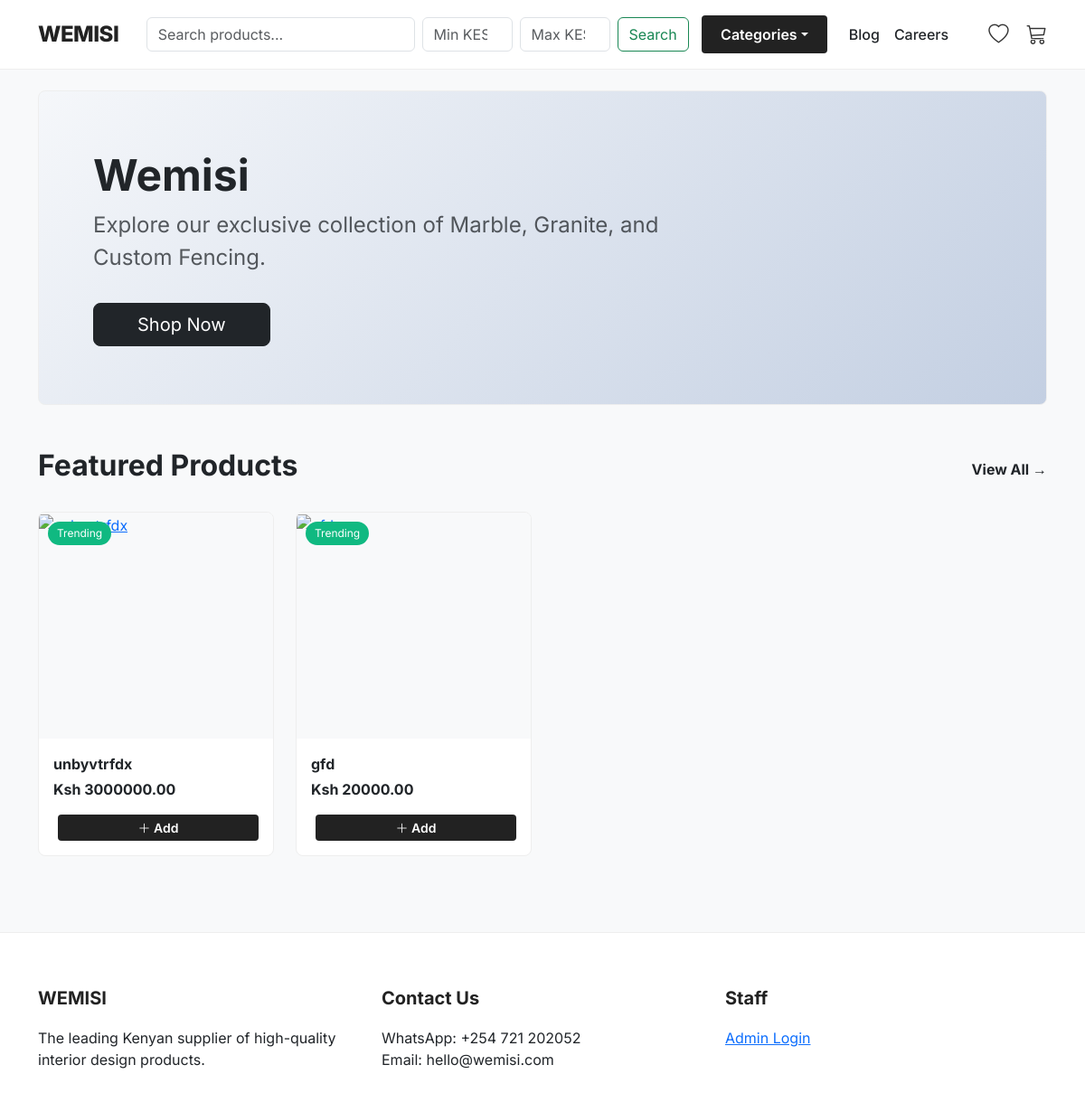
/, run on an earlier commit of the app's database.
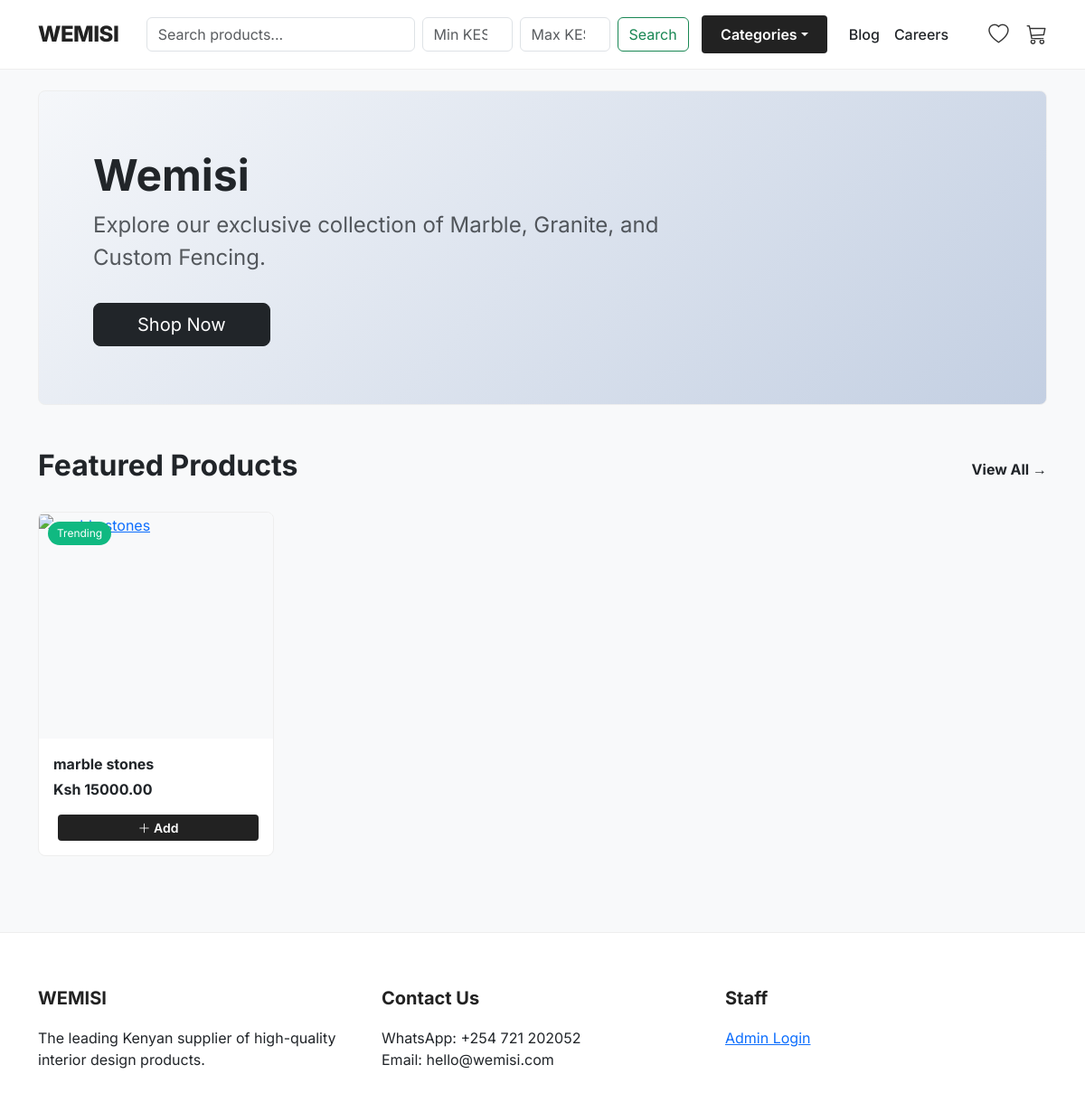
And on a later commit of the database.
### store/models.py (models this page shows, shortened)
class Product(models.Model):
    category = models.ForeignKey(Category, related_name='products', on_delete=models.CASCADE)
    name = models.CharField(max_length=200)
    description = models.TextField()
    price = models.DecimalField(max_digits=10, decimal_places=2)
    dimensions = models.CharField(max_length=100, blank=True, help_text="e.g. 10x10ft")
    image = models.ImageField(upload_to='products/')
    is_featured = models.BooleanField(default=False) # If true, shows on Homepage
    available = models.BooleanField(default=True)

### store/views.py (the view)
# urls.py: path('', views.home, name='home'),
def home(request):
    products = Product.objects.filter(available=True).order_by('-id')[:8]
    return render(request, 'store/home.html', {'products': products})

### store/context_processors.py (called while the page is built)
def categories_processor(request):
    return {'menu_categories': Category.objects.all()}

def cart_processor(request):
    cart = request.session.get('cart', {})
    cart_count = sum(cart.values())
    return {'cart_count': cart_count}

def wishlist_processor(request):
    wishlist = request.session.get('wishlist', [])
    return {'wishlist_count': len(wishlist)}

### mbele/templates/store/home.html (shortened to what this page needs)
{% extends 'store/base.html' %}
{% block content %}
<div class="p-5 mb-5 rounded-3" style="background: linear-gradient(135deg, #f5f7fa 0%, #c3cfe2 100%); border: 1px solid #eee;">
    <div class="container-fluid py-3">
      <h1 class="display-5 fw-bold text-dark">Wemisi </h1>
      <p class="col-md-8 fs-4 text-muted">Explore our exclusive collection of Marble, Granite, and Custom Fencing.</p>
      <a href="{% url 'store' %}" class="btn btn-dark btn-lg px-5 mt-3">Shop Now</a>
    </div>
</div>
<div class="d-flex justify-content-between align-items-center mb-4">
    <h2 class="fw-bold">Featured Products</h2>
    <a href="{% url 'store' %}" class="text-decoration-none text-dark fw-bold">View All &rarr;</a>
</div>
<div class="row">
    {% for product in products %}
    <div class="col-md-6 col-lg-3 mb-4">
        <div class="product-card h-100">
            <div class="img-container">
                <span class="badge-new">Trending</span>
                {% if product.image %}
                <a href="{% url 'product_detail' product.id %}">
                </a>
                {% else %}
                <div class="d-flex align-items-center justify-content-center h-100 bg-light text-muted">No Image</div>
                {% endif %}
            </div>
            <div class="card-body d-flex flex-column p-3">
                <a href="{% url 'product_detail' product.id %}" class="text-decoration-none text-dark fw-bold mb-1">{{ product.name }}</a>
                <div class="text-dark fw-bold mb-3">Ksh {{ product.price }}</div>
                <div class="mt-auto d-flex">
                    <button class="btn btn-add-cart btn-sm" data-product-id="{{ product.id }}">
                        <i class="bi bi-plus-lg"></i> Add
                    </button>
                </div>
            </div>
        </div>
    </div>
    {% empty %}
    <div class="col-12 text-center">
        <p class="text-muted">No products loaded yet.</p>
    </div>
    {% endfor %}
</div>
{% endblock %}

What changed in the data, as far as the page shows it:
removed Product: name "unbyvtrfdx", price "3000000.00"
removed Product: name "gfd", price "20000.00"
added Product: name "marble stones", price "15000.00"
